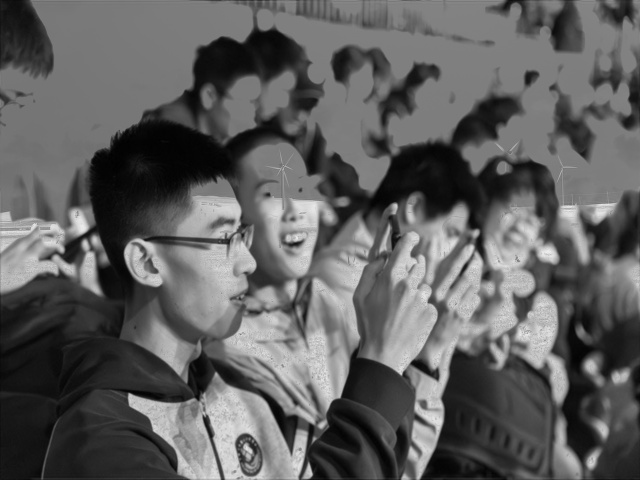
#> input picture lens/genmask.JPG, 640 x 480 px, given in place of UGSL4192.jpg, which was not available
$ python calculate_C.py
#> lines starting #> are read from the running program, lines starting #| are printed output that depends on the picture; after the words box and inside, x2 and y2 are one past the last pixel; in counts of white or black regions, pixels touching at a corner belong together; pictures that were not available may be replaced by others from this repository, and a replacement may not be noted
"""Simulate photographing a scene through an out-of-focus mask placed in front of the lens.

Physical model
--------------
Image A : the scene imaged sharply onto the CMOS (camera focuses on the scene).
Image B : a black/gray/white mask placed in front of the lens, at some distance
          from the sensor, so it is OUT of focus.
Image C : the photo taken with the mask in place.

Because the mask is not on the focal plane, its shadow on the sensor is blurred
by the defocus point-spread-function (PSF). The PSF shape is the aperture shape
(a disk for a round aperture); its radius grows with the mask-to-sensor distance
and the aperture diameter.

So instead of a plain Photoshop "multiply" (C = A * B), we do:

    C = A * blur(B)

where blur() is a convolution with the defocus PSF.

Math formulas used in this file  (grep "FORMULA:" to jump between them)
-----------------------------------------------------------------------
(i,j) = pixel index, * = pixel-wise product, (.) ⊛ (.) = 2-D convolution.

  FORMULA: Luma / luminance  (a.k.a. Rec.601 / ITU-R BT.601 luma)
    does: collapse an RGB pixel to one brightness value
    L = 0.299*R + 0.587*G + 0.114*B                         [in normalize_transparency]

  FORMULA: Transmittance map
    does: read the mask as "how much light passes" (white=1 pass, black=0 block)
    T(i,j) = L(i,j)                                         [in normalize_transparency]

  FORMULA: Disk / pillbox PSF  (a.k.a. circle-of-confusion / bokeh kernel)
    does: shape of an out-of-focus spot for a round aperture
    psf(x,y) = 1 if x^2 + y^2 <= r^2 else 0,  then psf /= sum(psf)   [in build_psf]

  FORMULA: Gaussian PSF  (a.k.a. Gaussian blur kernel)
    does: smooth approximation of the out-of-focus spot
    psf(x,y) = exp(-(x^2 + y^2)/(2*sigma^2)),  sigma = r/3,  psf /= sum(psf)  [in build_psf]

  FORMULA: 2-D convolution  (via FFT, by the convolution theorem)
    does: apply the defocus blur to the mask
    T_blur = T ⊛ psf                                        [in apply_psf, scipy.fftconvolve]

  FORMULA: Multiply blend  (Photoshop "Multiply"; physically Beer-Lambert transmittance)
    does: darken the scene by the blurred mask -> final image C
    C = A * T_blur          (T_blur broadcast over R,G,B)   [in multiply]

  FORMULA: Circle of Confusion (CoC) for a near mask  (geometric / thin-lens defocus)
    does: convert real optics into a blur radius in pixels
    diameter_px = D*f*(s - t) / (p*t*s),   r = diameter_px / 2   [in physical_blur_radius]
    D=aperture mm, f=focal mm, p=pixel pitch mm/px, t=mask-to-lens mm, s=focus distance mm

  FORMULA: Black floor (avoid 0*gain=0)
    does: lift pure-black (0,0,0) pixels of C to a near-black gray (1,1,1)=1/255
    C[pixel < 0.5/255] = 1/255                             [in match_brightness]

  FORMULA: Average luminance / mean brightness
    does: one brightness number for a whole image
    mean = mean( L )                                       [in match_brightness]

  FORMULA: Exposure gain (linear exposure scaling)
    does: brighten C so its average brightness equals A's (what raising ISO does)
    gain = mean_A / mean_C,   C_matched = clip(C * gain)   [in match_brightness]

  FORMULA: Exposure value (EV) / stops
    does: how many exposure levels to add (1 stop = 2x light = ISO100->ISO200)
    stops = log2(gain)                                     [in match_brightness]
"""

import numpy as np
from scipy.signal import fftconvolve
from PIL import Image


# ---------------------------------------------------------------------------
# 1. read a jpeg file into a float array
# ---------------------------------------------------------------------------
def read_image(path, grayscale=False):
    """Read a jpeg file and return it as a float array in range [0, 1].

    Returns an array of shape (h, w, 3) for color, or (h, w) for grayscale.
    """
    img = Image.open(path)
    img = img.convert("L" if grayscale else "RGB")
    arr = np.asarray(img, dtype=np.float64) / 255.0
    return arr


# ---------------------------------------------------------------------------
# 2. resize an image to a target pixel resolution
# ---------------------------------------------------------------------------
def resize_image(arr, target_h, target_w):
    """Resize a float array to (target_h, target_w).

    Used to map the mask B (b1 x b2) onto the scene's field of view (a1 x a2).
    """
    # remember whether the input is grayscale so we can restore the shape
    is_gray = (arr.ndim == 2)

    pil_mode = "L" if is_gray else "RGB"
    img = Image.fromarray((np.clip(arr, 0.0, 1.0) * 255.0).astype(np.uint8), mode=pil_mode)
    # PIL size is (width, height)
    img = img.resize((target_w, target_h), Image.BILINEAR)
    out = np.asarray(img, dtype=np.float64) / 255.0
    return out


# ---------------------------------------------------------------------------
# 3. normalize the mask into a transmittance map (white = transparent = 1)
# ---------------------------------------------------------------------------
def normalize_transparency(mask):
    """Turn the mask into a transmittance map in [0, 1].

    white (255) -> 1.0 (fully transparent / passes all light)
    black (0)   -> 0.0 (fully opaque / blocks all light)
    gray        -> partial transmittance

    If the mask is color it is collapsed to a single luminance channel, because
    a physical neutral mask transmits the same fraction of every wavelength.
    """
    if mask.ndim == 3:
        # FORMULA: Luma (Rec.601) -- collapse RGB to one brightness value
        # L = 0.299*R + 0.587*G + 0.114*B
        mask = mask[..., 0] * 0.299 + mask[..., 1] * 0.587 + mask[..., 2] * 0.114
    transmittance = np.clip(mask, 0.0, 1.0)
    return transmittance


# ---------------------------------------------------------------------------
# 4a. build the defocus PSF (point-spread-function) kernel
# ---------------------------------------------------------------------------
def build_psf(radius, kernel="disk"):
    """Build a normalized defocus PSF kernel.

    KNOB A -- the PSF *shape*:
        "disk"  -> flat circular kernel, the shape of a real round aperture
                   (this is the "lens blur" / bokeh look)
        "gauss" -> gaussian kernel, a smoother and cheaper approximation

    radius is the blur radius in pixels. The kernel is normalized so a uniform
    mask passes through unchanged (energy preserving).
    """
    if kernel == "disk":
        # FORMULA: Disk/pillbox PSF (circle-of-confusion / bokeh) -- round-aperture blur spot
        # psf(x,y) = 1 if x^2 + y^2 <= r^2 else 0
        r = int(np.ceil(radius))
        y, x = np.mgrid[-r:r + 1, -r:r + 1]
        psf = ((x * x + y * y) <= radius * radius).astype(np.float64)
    elif kernel == "gauss":
        # FORMULA: Gaussian PSF (Gaussian blur) -- smooth approximation of the blur spot
        # psf(x,y) = exp(-(x^2 + y^2) / (2*sigma^2)),  sigma = r/3
        # (radius treated as ~3 sigma so the kernel covers the same footprint)
        sigma = radius / 3.0
        r = int(np.ceil(radius))
        y, x = np.mgrid[-r:r + 1, -r:r + 1]
        psf = np.exp(-(x * x + y * y) / (2.0 * sigma * sigma))
    else:
        raise ValueError("kernel must be 'disk' or 'gauss'")

    psf /= psf.sum()  # normalize: sum(psf) = 1, so a uniform mask is unchanged
    return psf


# ---------------------------------------------------------------------------
# 4b. convolve the transmittance map with the defocus PSF
# ---------------------------------------------------------------------------
def apply_psf(transmittance, radius, kernel="disk"):
    """Blur the transmittance map with the defocus PSF.

    radius <= 0 means the mask is in perfect focus -> no blur (plain multiply).
    Returns the blurred transmittance map, same shape, still in [0, 1].
    """
    if radius <= 0:
        return transmittance

    # FORMULA: 2-D convolution (convolution theorem, done via FFT) -- applies the blur
    # T_blur = T ⊛ psf
    psf = build_psf(radius, kernel=kernel)
    blurred = fftconvolve(transmittance, psf, mode="same")
    return np.clip(blurred, 0.0, 1.0)


# ---------------------------------------------------------------------------
# 4c. KNOB B -- compute the blur radius from real physical optics
# ---------------------------------------------------------------------------
def physical_blur_radius(aperture_diameter_mm, focal_length_mm, pixel_pitch_mm,
                         mask_to_lens_mm, focus_distance_mm):
    """Circle-of-confusion radius (in pixels) for a mask placed in front of the lens.

    FORMULA: Circle of Confusion (CoC) -- geometric / thin-lens defocus model.
    Converts real optics into a pixel blur radius for build_psf().

    Geometry: the camera is focused on the scene at distance `focus_distance_mm`,
    so the scene is sharp. The mask sits `mask_to_lens_mm` in front of the lens,
    far off the focal plane, so its shadow on the sensor is blurred. Tracing the
    aperture cone back to the mask plane and projecting onto the sensor gives:

        blur_diameter_pixels = D * f * (s - t) / (p * t * s)

        D = aperture_diameter_mm   (bigger aperture  -> more blur)
        f = focal_length_mm
        p = pixel_pitch_mm         (sensor mm per pixel)
        t = mask_to_lens_mm        (mask closer to lens -> more blur)
        s = focus_distance_mm      (scene / focus distance; s -> inf simplifies to D*f/(p*t))

    Returns the radius in pixels (= diameter / 2), clamped at >= 0.
    """
    D = aperture_diameter_mm
    f = focal_length_mm
    p = pixel_pitch_mm
    t = mask_to_lens_mm
    s = focus_distance_mm

    diameter_px = D * f * (s - t) / (p * t * s)
    radius_px = diameter_px / 2.0
    return max(radius_px, 0.0)


# ---------------------------------------------------------------------------
# 5. multiply the scene by the (blurred) mask transmittance
# ---------------------------------------------------------------------------
def multiply(scene, transmittance):
    """Combine scene A with the blurred mask transmittance: C = A * B_blur.

    Broadcasts the single-channel transmittance across the scene's color channels.
    """
    # FORMULA: Multiply blend (Photoshop "Multiply"; Beer-Lambert transmittance) -- final C
    # C(i,j) = A(i,j) * T_blur(i,j)   (T_blur broadcast over R,G,B)
    if scene.ndim == 3:
        transmittance = transmittance[..., np.newaxis]  # (h, w, 1) -> broadcast
    result = scene * transmittance
    return np.clip(result, 0.0, 1.0)


# ---------------------------------------------------------------------------
# 5b. match the average brightness of C back to A, and report the exposure cost
# ---------------------------------------------------------------------------
def _mean_brightness_C(result, gain):
    """Average brightness of C after applying `gain` and clipping to [0, 1]."""
    return float(normalize_transparency(np.clip(result * gain, 0.0, 1.0)).mean())


def _floor_black(result):
    """Lift pure-black (0,0,0) pixels of C to a near-black gray (1,1,1) = 1/255.

    "(0,0,0)" means black as an 8-bit image value (< 0.5/255), which also absorbs the
    tiny floating-point dust FFT convolution leaves in fully-masked areas. The 1/255
    floor avoids the "0 * gain = 0" dead pixel: a fully-blocked region then behaves
    like a sensor noise floor that brightens to a gray as exposure rises, instead of
    being frozen at pure black. Returns a copy; the original array is untouched.
    """
    black_level = 0.5 / 255.0
    gray = 1.0 / 255.0
    out = result.copy()
    if result.ndim == 3:
        black_mask = np.all(result < black_level, axis=-1)
    else:
        black_mask = (result < black_level)
    out[black_mask] = gray
    return out


def match_brightness(scene, result, mode="linear", tol=1e-4, max_iter=60):
    """Scale result C so its average brightness equals scene A's.

    The mask blocks light, so C is darker than A. Raising the camera's exposure
    (e.g. ISO 100 -> ISO 200) multiplies every pixel by a constant gain. We report
    the matched image, the gain, and how many exposure "stops" that costs.

    Black-floor rule: every pure-black (0,0,0) pixel of the old C is first lifted to a
    near-black gray (1,1,1) = 1/255 (a value on the 0-255 scale, NOT white). This
    avoids "0 * gain = 0" freezing blocked regions at pure black; and since no pixel
    is exactly 0, a large enough gain can push the whole image up to white, so the
    achievable average covers (0, 1] and A's brightness is always reachable with a
    finite gain. No gain cap is needed.

    mode:
      "linear" -- true exposure compensation: gain = mean_A / mean_C, then clip.
      "exact"  -- bisection: over-expose until C2's measured average equals A's
                  (highlights clip to white on purpose). Always converges.

    FORMULA: Black floor (avoid 0*gain=0) -- lift blocked pixels off pure black
      C[pixel < 0.5/255] = 1/255          (8-bit black -> near-black gray (1,1,1))

    FORMULA: Average luminance / mean brightness -- one brightness value per image
      mean_A = mean( L(A) ),   mean_C = mean( L(C) )      L = luma (Rec.601)

    FORMULA: Exposure gain (linear exposure scaling) -- factor that equalizes brightness
      gain = mean_A / mean_C                              [mode="linear"]
      C_matched = clip( C * gain, 0, 1 )

    FORMULA: Exact brightness match (root-finding / bisection on the measured mean)
      solve gain such that  mean( L( clip(C*gain) ) ) = mean_A   [mode="exact"]
      (monotonic from 0 to 1 in gain, so bisection always converges)

    FORMULA: Exposure value (EV) / stops -- how much exposure to add
      stops = log2(gain)
      (1 stop = 2x the light = ISO 100 -> ISO 200; positive stops = brighten)

    Returns (C_matched, gain, stops).
    """
    mean_a = float(normalize_transparency(scene).mean())   # average brightness of A

    # avoid "0 * gain = 0": lift pure-black (0,0,0) pixels of the old C to 1/255 gray
    result = _floor_black(result)

    mean_c = _mean_brightness_C(result, 1.0)               # average brightness of C
    if mean_c <= 0.0:
        return np.clip(result, 0.0, 1.0), 1.0, 0.0

    gain_linear = mean_a / mean_c

    if mode == "linear":
        gain = gain_linear
    elif mode == "exact":
        # measured brightness(gain) is monotonic from 0 (gain->0) to 1.0 (gain->inf),
        # so any mean_A in (0, 1) is reachable with a finite gain -- no cap needed.
        lo, hi = 0.0, max(gain_linear, 1.0)
        while _mean_brightness_C(result, hi) < mean_a:
            hi *= 2.0
        for _ in range(max_iter):
            mid = 0.5 * (lo + hi)
            if _mean_brightness_C(result, mid) < mean_a:
                lo = mid
            else:
                hi = mid
            if hi - lo < tol * max(1.0, hi):
                break
        gain = 0.5 * (lo + hi)
    else:
        raise ValueError("mode must be 'linear' or 'exact'")

    matched = np.clip(result * gain, 0.0, 1.0)
    stops = np.log2(gain)
    return matched, gain, stops


# ---------------------------------------------------------------------------
# 6. write a float array back out as a jpeg file
# ---------------------------------------------------------------------------
def write_image(arr, path, quality=95):
    """Write a float array in [0, 1] to a jpeg file."""
    out = (np.clip(arr, 0.0, 1.0) * 255.0).round().astype(np.uint8)
    mode = "L" if out.ndim == 2 else "RGB"
    Image.fromarray(out, mode=mode).save(path, "JPEG", quality=quality)


# ---------------------------------------------------------------------------
# pipeline glue
# ---------------------------------------------------------------------------
def simulate(scene_path, mask_path, out_path, blur_radius, kernel="disk",
             out_matched_path=None, brightness_mode="linear"):
    """Run the full A + B -> C simulation and save the result.

    Saves the raw (darkened) C to out_path. If out_matched_path is given, also
    saves a brightness-matched C2 (see match_brightness for brightness_mode) and
    returns the exposure cost in stops. Returns (result, matched, gain, stops).
    """
    # 1. read both jpeg inputs
    scene = read_image(scene_path, grayscale=False)   # image A, shape (a1, a2, 3)
#> in read_image, img is the input picture: PIL image 640x480 L; min 0, max 239, mean 94.9
    mask = read_image(mask_path, grayscale=False)     # image B, shape (b1, b2, 3)

    a1, a2 = scene.shape[0], scene.shape[1]
#> a1 = 480; a2 = 640

    # 2. resize the mask onto the scene's field of view (b1 x b2 -> a1 x a2)
    mask = resize_image(mask, a1, a2)

    # 3. normalize the mask into a transmittance map (white = transparent)
    transmittance = normalize_transparency(mask)

    # 4. blur the mask with the defocus PSF (the distance effect)
    transmittance = apply_psf(transmittance, blur_radius, kernel=kernel)
#> in apply_psf, `blurred = fftconvolve(transmittance, psf, mode="same")`:
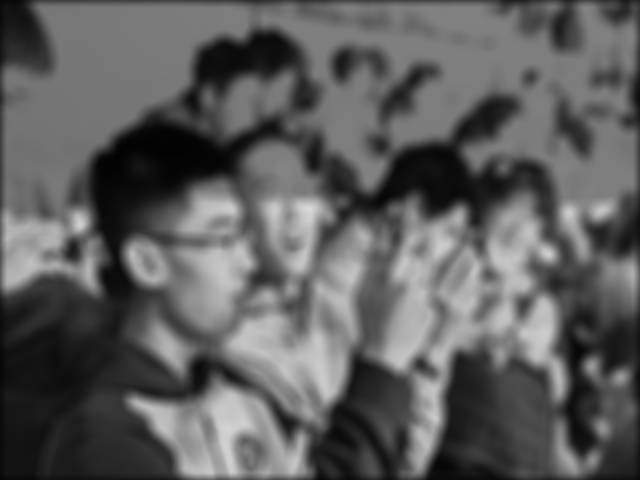
#> blurred: shape (480, 640) float64; min 0.0121, max 0.849, mean 0.368

    # 5. multiply the scene by the blurred transmittance
    result = multiply(scene, transmittance)           # image C, shape (a1, a2, 3)
#> in multiply, `result = scene * transmittance`:
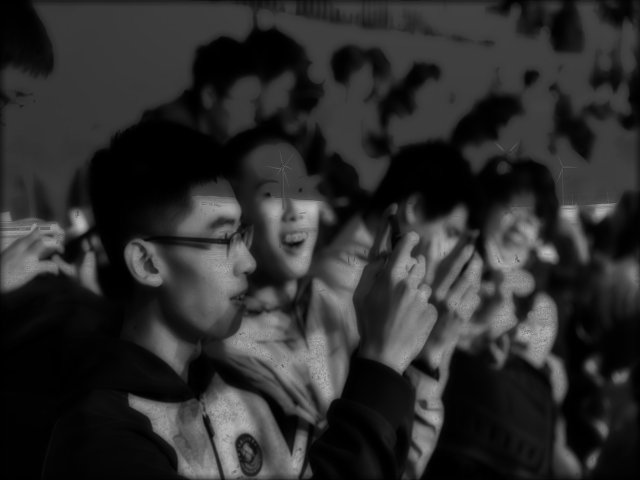
#> result: shape (480, 640, 3) float64; min 0, max 0.755, mean 0.178

    # 6. write the raw (darkened) result out as a jpeg
    write_image(result, out_path)

    # 5b. also build a brightness-matched C2 and the exposure cost in stops
    matched, gain, stops = match_brightness(scene, result, mode=brightness_mode)
#> in match_brightness, `mean_a = float(normalize_transparency(scene).mean())`: mean_a = 0.372
#> in _floor_black, `black_mask = np.all(result < black_level, axis=-1)`:
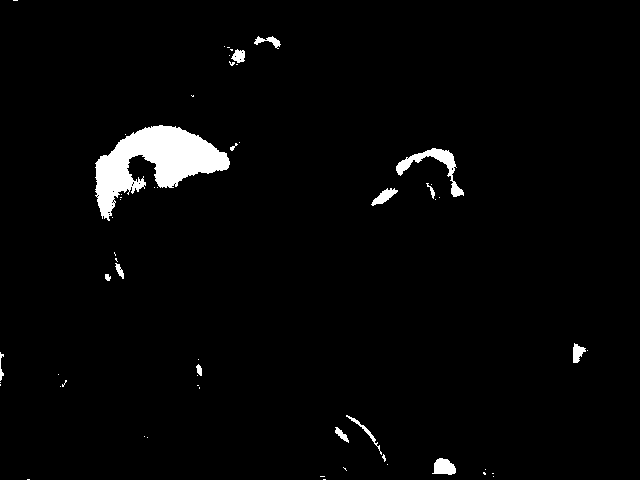
#> black_mask: shape (480, 640) bool; 2.7% white; 58 white regions (43 under 20 px), largest, box (x1, y1, x2, y2) and area: (95, 125, 230, 221) 5829, (396, 148, 464, 197) 788, (432, 458, 456, 475) 294
#> in _floor_black, `out[black_mask] = gray`: out: shape (480, 640, 3) float64; 2.67% of pixels changed, all inside (x1, y1, x2, y2) = (0, 0, 588, 480)
#> in match_brightness, `mean_c = _mean_brightness_C(result, 1.0)`: mean_c = 0.178
#> in match_brightness, `gain_linear = mean_a / mean_c`: gain_linear = 2.09
#> in match_brightness, `matched = np.clip(result * gain, 0.0, 1.0)`:
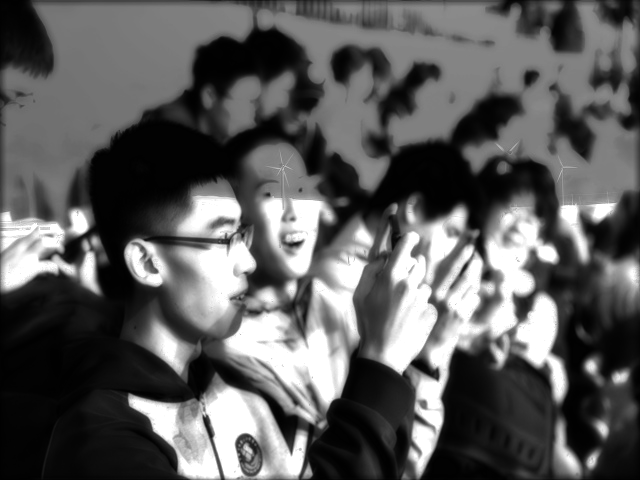
#> matched: shape (480, 640, 3) float64; min 0.00411, max 1, mean 0.361
#> in match_brightness, `stops = np.log2(gain)`: stops = 1.07
#> gain = 2.09; stops = 1.07
    if out_matched_path is not None:
        write_image(matched, out_matched_path)

    return result, matched, gain, stops


# ---------------------------------------------------------------------------
# all tunable inputs live here
# ---------------------------------------------------------------------------
if __name__ == "__main__":
    # --- file paths ---
    scene_path = "/Users/liuhaoyu/Documents/毕业旅行/UGSL4192.jpg"          # the plain photo of the scene (image A)
    mask_path = "/Users/liuhaoyu/Downloads/project/lens/genmask.JPG"           # the black/gray/white mask (image B)
    out_path = "/Users/liuhaoyu/Downloads/project/lens/regenmask.JPG"            # raw darkened result (image C)
    out_matched_path = "/Users/liuhaoyu/Downloads/project/lens/regenmask.JPG"  # C re-exposed to match A's brightness

    # --- brightness matching mode for the C2 output ---
    # (pure-black (0,0,0) pixels of C are lifted to a near-black gray 1/255 first,
    #  to avoid "0 * gain = 0" freezing blocked regions at pure black)
    #   "linear" -> true exposure compensation (gain = mean_A/mean_C)
    #   "exact"  -> force C2's measured average to equal A's by over-exposing/
    #               clipping on purpose (root-finding); always reachable, no cap
    brightness_mode = "linear"

    # --- KNOB A: PSF shape ---
    #   "disk"  -> flat circular kernel, closest to a real round aperture (lens blur)
    #   "gauss" -> gaussian kernel, smoother and faster
    kernel = "disk"

    # --- KNOB B: where does the blur radius come from? ---
    #   "manual"   -> use manual_blur_radius below (you tune it by hand)
    #   "physical" -> compute it from the real optical parameters below
    radius_mode = "manual"

    # used when radius_mode == "manual": circle-of-confusion radius in PIXELS
    #   0           -> mask in perfect focus, behaves like a plain Photoshop multiply
    #   small (2-5) -> mask close to the focal plane, soft edges
    #   large (15+) -> mask far from the sensor / wide aperture, very blurred shadow
    manual_blur_radius = 8.0

    # used when radius_mode == "physical": real optics (all distances in mm)
    aperture_diameter_mm = 5.0      # D: lens aperture diameter
    focal_length_mm = 50.0          # f: lens focal length
    pixel_pitch_mm = 0.0043         # p: sensor size per pixel (e.g. ~4.3 um)
    mask_to_lens_mm = 30.0          # t: distance from mask to lens
    focus_distance_mm = 2000.0      # s: distance the camera is focused at (the scene)

    if radius_mode == "physical":
        blur_radius = physical_blur_radius(
            aperture_diameter_mm, focal_length_mm, pixel_pitch_mm,
            mask_to_lens_mm, focus_distance_mm,
        )
        print(f"physical blur radius = {blur_radius:.2f} px")
    else:
        blur_radius = manual_blur_radius

    # the output resolution always equals the scene's resolution (a1 x a2),
    # this is handled automatically inside simulate().
    result, matched, gain, stops = simulate(
        scene_path, mask_path, out_path, blur_radius, kernel=kernel,
        out_matched_path=out_matched_path, brightness_mode=brightness_mode,
    )
#> gain = 2.09; stops = 1.07
    print(f"Done. Saved raw result to {out_path}")
    print(f"Saved brightness-matched result to {out_matched_path}")
    print(f"Exposure gain = {gain:.3f}x  ->  raise exposure by {stops:.2f} stops "
          f"(ISO levels) to match A's brightness")
#| Exposure gain = 2.094x  ->  raise exposure by 1.07 stops (ISO levels) to match A's brightness
